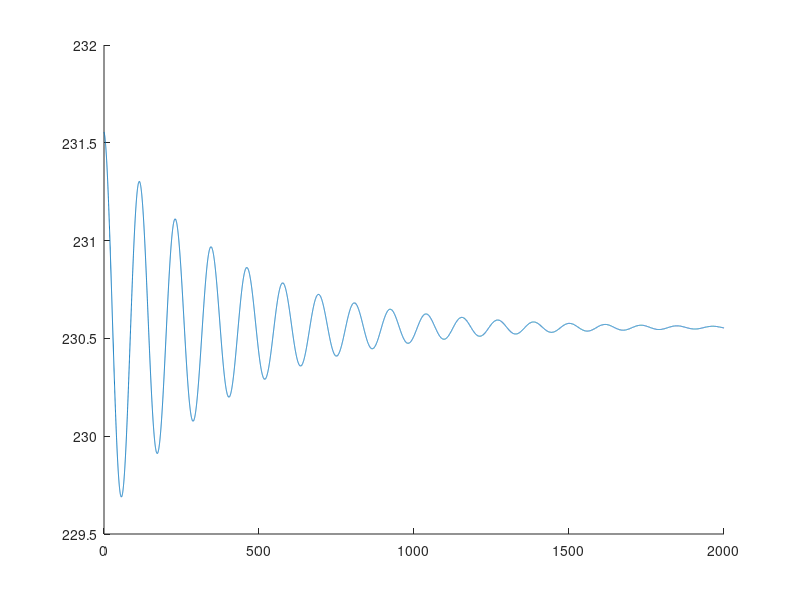

Source code (MATLAB):
clear all
clc
close

xe = -19; % distancia do CG ate a empenagem em metros (negativo porque é para trás), tirado do desenho em planta
xa = -0.5; %distancia do CG ate a asa em metros (negativo porque é para trás), tirado do desenho em planta
m = 50000; % mmasa da aeronave em kg, tirado do paper
Aa = 92.5; % area de referencia da asa em m², tirado do paper
ARa = 8; % Aspect Ratio da asa, tirado do paper
Ae = 26; % area de referencia da empenagem em m², tirado do paper
ARe = 5.6; % Aspect Ratio da empenagem, calculado no XFLR5
Vcz = 830/3.6; % Velocidade de cruzeiro tirada da wikipedia, convertida de km/h para m/s
h = 10000; % Altura de cruzeiro em metros, estimada com base na altura máxima tirada de diversas fontes
ea = 1; % Fator de correção de Oswald da asa
ee = 1; % Fator de correção de Oswald da empenagem

I = 2157603; % Inércia do avião em kg*m² estimada no CAD
g = 9.8; % aceleração da gravidade ao nível do mar em m/s²
ca = 3.57; % corda média da asa em metros, calculada no XFLR5
ce = 2.24; % corda média da empenagem em metros, calculada no XFLR5
W = m*g; % Peso da aeronave em Newtons
%Vmax = 890/3.6 % km/h -> m/s

%Calculando rho do ar, com dados e fórmula tirada do PPT

rho0 = 1.225; % Densidade do ar no nível do mar em kg/m³
lambda = -6.5/1000; % Constante que entra na equação em K/m
R = 287; % Constante universal dos gases em J/kgK
T0 = 288.15; % Temperatura de referência em K
rho = rho0*(1+lambda*h/T0)^(-(g/(lambda*R))-1); % Densidade do ar na altura em cruzeiro em kg/m³

%Thrust maximo (82.3kN tirado da General Electric)
Tmax = 2*82.3*10^3*rho/rho0; % N corrigindo pela densidade na altura de cruzeiro

%Coeficientes aerodinamicos com base nas contas preliminares, foi selecionado um perfil NACA, de onde foram tirados os coeficientes do XFLR5 e do database AirfoilTools.com

%Cl
cldeltae = -0.876;
cl0a  = 0.358;
cl0e =  -cl0a;
clalphaa = 0.088*180/pi; % para ficar em radianos~]
clalphae = clalphaa;

%Cd
cd0 = 0.008; % cd0 do perfil de asa
%cd0fus = (Tmax-0.5*rho*cd0*Vmax^2*(Aa+Ae))/(0.5*rho*Vmax*Vmax*Af)
cd0fus = 0.1*pi*3.35*3.35*0.25/Aa; %0.1 foi tirado do forum de aviacao para area frontal
cd0e = cd0; % cd0 empenagem
cd0a = cd0+cd0fus; % cd0 da asa mais a fuselagem

%Cm para o centro aerodinamico (1/4 de corda, conforme calculado no XFLR5)
cmaca = -0.05;
cmace = 0.05;

%Valores tirados do EES
Tcz = 30415.4924; % Thrust de equilíbrio em Newtons
alphacz = 0.0288763294; % angulo de ataque de equilibrio em radianos
deltaequilibrio = -0.157216933; % angulo do elevador na condição de cruzeiro em radianos

%Encontrando as matrizes do sistema linear


%Definindo variaves para economizar escrita

sacz = sin(alphacz); % seno do alpha de cruzeiro
cacz = cos(alphacz); % cosseno do alpha de cruzeiro
PdAa = 0.5*rho*Aa*Vcz^2; % Pressao dinamica * Areaa
DPdAa = rho*Aa*Vcz; % Derivada da pressão dinâmica * Aa na velocidade
PdAe = 0.5*rho*Ae*Vcz^2; % Pressao dinamica * Areae
DPdAe = rho*Ae*Vcz; % Derivada da pressão dinâmica * Ae na velocidade
DenCda = pi*ARa*ea; % Denominador do Cda
DenCde = pi*ARe*ee; % Denominador do Cde

%Fazendo derivadas parciais de cada termo, bem como forças e momentos, tudo na condição de equilibrio calculada no EES

%Sustentação Asa
cla = clalphaa*alphacz+cl0a;
La = PdAa*cla; % Sustentação gerada pela asa em newtons
DLaDv = DPdAa*cla; % Derivada de La na velocidade
DLaDgama = -PdAa*clalphaa; % Derivada de La em gama
DLaDtheta = PdAa*clalphaa; % Derivada de La em theta
DLaDdelta = 0;

%Sustentação empenagem
cle = +clalphae*alphacz+cl0e+cldeltae*deltaequilibrio;
Le = PdAe*cle; % Sustentação gerada pela empenagem em newtons
DLeDv = DPdAe*cle; % Derivada de Le na velocidade
DLeDgama = -PdAe*clalphae;%talvez sinal errado -> Acho que tava certo % Derivada de Le em gama
DLeDtheta = PdAe*clalphae;%talvez sinal errado -> Acho que tava certo % Derivada de Le em theta
DLeDdelta = PdAe*cldeltae;

%Arrasto Asa
cda = cd0a+(cla^2)/DenCda;
Da = PdAa*cda; % Arrasto gerado pela asa em newtons
DDaDv = DPdAa*cda; % Derivada de Da na velocidade
DDaDgama = PdAa*(clalphaa^2*(-2*alphacz)-2*clalphaa*cl0a)/DenCde; % Derivada de Da em gama
DDaDtheta = PdAa*(clalphaa^2*(2*alphacz)+2*clalphaa*cl0a)/DenCda; % Derivada de Da em theta
DDaDdelta = 0;

%Arrasto empenagem
cde = cd0e+(cle^2)/DenCde;
De = PdAe*cde; % Arrasto gerado pela empenagem em newtons
DDeDv = DPdAe*cde; % Derivada de De na velocidade
DDeDgama = PdAe*(clalphae^2*(-2*alphacz)-2*clalphae*cl0e-2*clalphae*cldeltae*deltaequilibrio)/DenCde;%talvez sinal do termo que multilpica dois cls tenha que inverter -> Acho que arrumei% Derivada de Dem em gama
DDeDtheta = PdAe*(clalphae^2*(2*alphacz)+2*clalphae*cl0e+2*clalphae*cldeltae*deltaequilibrio)/DenCde;%talvez sinal do termo que multilpica dois cls tenha que inverter -> Acho que arrumei % Derivada de De em theta
DDeDdelta = PdAe*(2*cl0e*cldeltae+2*clalphae*cldeltae*alphacz + 2*(cldeltae^2)*deltaequilibrio)/DenCde;

%Momentos
Ma = PdAa*ca*cmaca; % Momento gerado pela distribuicao de pressoes na asa em Nm
Me = PdAe*ce*cmace; % Momento gerado pela distribuicao de pressoes na empenagem em Nm

%Conferindo se derivadas do equilibrio sao nulas

Vdoteq = (Tcz*cacz-Da-De)/m;
Gamadoteq = (Tcz*sacz+La+Le-W)/(m*Vcz);
ThetaDDeq = (La*xa*cacz+Le*xe*cacz+Da*xa*sacz+De*xe*sacz+Ma+Me)/I;

%Derivadas parciais das equações

%Velocidade dot
DvdotDv = 1*(-DDaDv-DDeDv)/m;
DvdotDgama = 1*(Tcz*sacz-DDaDgama-DDeDgama-W)/m;
DvdotDtheta = 1*(-Tcz*sacz-DDaDtheta-DDeDtheta)/m;
DvdotDT = cacz/m;
DvdotDdelta = 1*(-DDeDdelta)/m;

%Gama dot
DgamadotDv = ((1*(DLaDv+DLeDv)*(m*Vcz))-m*(Tcz*sacz+La+Le-W))/((m*Vcz)^2);
DgamadotDgama = 1*(-Tcz*cacz+DLaDgama+DLeDgama)/(m*Vcz);
DgamadotDtheta = 1*(Tcz*cacz+DLaDtheta+DLeDtheta)/(m*Vcz);
DgamadotDT = sacz/(m*Vcz);
DgamadotDdelta = 1*(DLeDdelta)/(m*Vcz);

%Theta dot dot
DthetaddDv = 1*(DLaDv*xa*cacz+DLeDv*xe*cacz+DDaDv*xa*sacz+DDeDv*xe*sacz+DPdAa*ca*cmaca+DPdAe*ce*cmace)/I;
DthetaddDgama = 1*(DLaDgama*xa*cacz+La*xa*sacz+DLeDgama*xe*cacz+Le*xe*sacz+DDaDgama*xa*sacz-Da*xa*cacz+DDeDgama*xe*sacz-De*xe*cacz)/I;
DthetaddDtheta = 1*(DLaDtheta*xa*cacz-La*xa*sacz+DLeDtheta*xe*cacz-Le*xe*sacz+DDaDtheta*xa*sacz+Da*xa*cacz+DDeDtheta*xe*sacz+De*xe*cacz)/I;
DthetaddDT = 0;
DthetaddDdelta = 1*(DLeDdelta*xe*cacz+DDeDdelta*xe*sacz)/I;

%Montando o espaco de estados, fazendo x1 = V-Vcz, x2 = Gama, x3 = thetadot, x4 = theta-thetaeq, u1 = T - Tcz, u2 = delta - deltaequilibrio

%Modulos das perturbacoes
PertV = Tcz*0.1; % Forca em Newtons
PertGama = Tcz*0.1; % Forca em Newtons
PertThetad = 60000; % Momento em Nm

A = [DvdotDv,DvdotDgama,0,DvdotDtheta;DgamadotDv,DgamadotDgama,0,DgamadotDtheta;DthetaddDv,DthetaddDgama,0,DthetaddDtheta;0,0,1,0];
B = [DvdotDT, DvdotDdelta, PertV/m;DgamadotDT,DgamadotDdelta,PertGama/(m*Vcz);DthetaddDT,DthetaddDdelta,PertThetad/(I);0,0,0];
C = [1,0,0,0;0,1,0,0;0,0,1,0;0,0,0,1];
D = [0,0,0;0,0,0;0,0,0;0,0,0];

aviao = ss(A,B,C,D);

p=1;
t = linspace(0,2000,20000);

EntradaT = ones(1,length(t))*0;
EntradaDelta = ones(1,length(t))*0;
EntradaPert = zeros(1,length(t));

InicioEntradaP = [100,1100] ;
FimEntradaP = [400,1400] ;
SinalEntradaP = [0,0];
for i = 1:length(InicioEntradaP)
    EntradaPert(1,InicioEntradaP(i)/p:FimEntradaP(i)/p) = SinalEntradaP(i);
end

udegrau=[EntradaT;EntradaDelta;EntradaPert];
V0 = 1; 
Gamma0 = 0*pi/180;
ThetaDot0 = 0;
Theta0 = 0*pi/180;

x0 = [V0,Gamma0,ThetaDot0,Theta0];

[y,t,x] = lsim(aviao,udegrau,t,x0);
Velocidade = x(:,1) + Vcz;


figure(1)
hold on
plot(t,Velocidade)